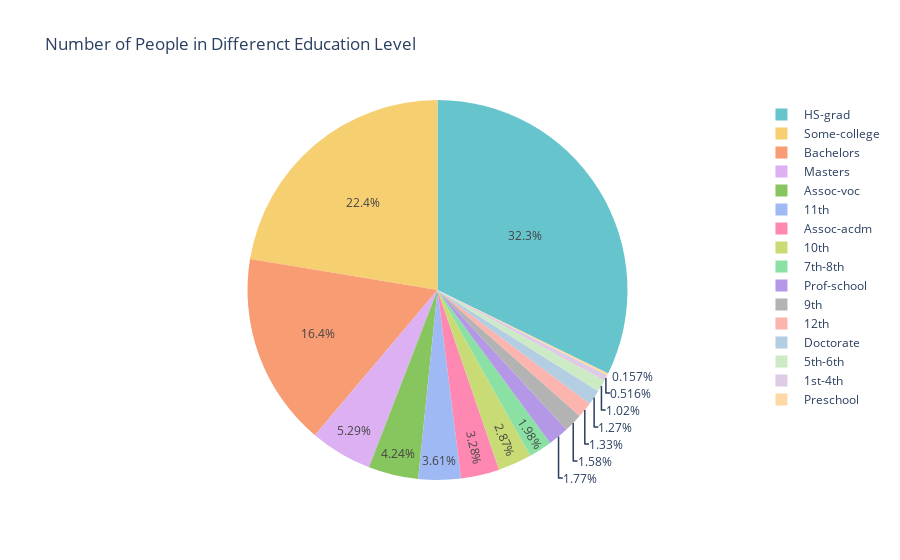

The cell this chart's notebook holds for it:
### Code cell
counts = df['education'].value_counts(sort=True)
print(counts)
labels = counts.index
values = counts.values
print(values)

pie = go.Pie(labels=labels, values=values, marker=dict(colors=px.colors.qualitative.Pastel+px.colors.qualitative.Pastel1+px.colors.qualitative.Pastel2))
layout = go.Layout(title='Number of People in Differenct Education Level')

fig = go.Figure(data=[pie], layout=layout)
py.iplot(fig)

### Figure 1 — Plotly figure (JSON) as saved in the notebook; plotly's stock layout.template omitted (floating-point values rounded to 4 significant figures)
{"data": [{"labels": [" HS-grad", " Some-college", " Bachelors", " Masters", " Assoc-voc", " 11th", " Assoc-acdm", " 10th", " 7th-8th", " Prof-school", " 9th", " 12th", " Doctorate", " 5th-6th", " 1st-4th", " Preschool"], "marker": {"colors": ["rgb(102, 197, 204)", "rgb(246, 207, 113)", "rgb(248, 156, 116)", "rgb(220, 176, 242)", "rgb(135, 197, 95)", "rgb(158, 185, 243)", "rgb(254, 136, 177)", "rgb(201, 219, 116)", "rgb(139, 224, 164)", "rgb(180, 151, 231)", "rgb(179, 179, 179)", "rgb(251,180,174)", "rgb(179,205,227)", "rgb(204,235,197)", "rgb(222,203,228)", "rgb(254,217,166)", "rgb(255,255,204)", "rgb(229,216,189)", "rgb(253,218,236)", "rgb(242,242,242)", "rgb(179,226,205)", "rgb(253,205,172)", "rgb(203,213,232)", "rgb(244,202,228)", "rgb(230,245,201)", "rgb(255,242,174)", "rgb(241,226,204)", "rgb(204,204,204)"]}, "type": "pie", "values": [10501, 7291, 5355, 1723, 1382, 1175, 1067, 933, 646, 576, 514, 433, 413, 333, 168, 51]}], "layout": {"title": {"text": "Number of People in Differenct Education Level"}}}
